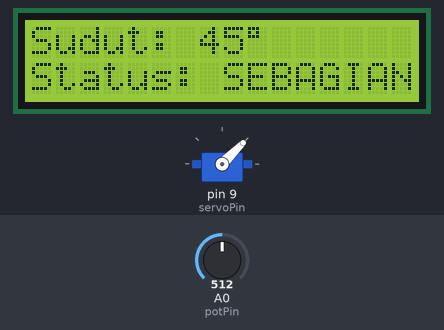
Bench run of a sketch on a simulated Arduino Uno, built with avr-gcc and run on an emulated ATmega328P. On the bench: servo, 16×2 character LCD. The test bench sets the inputs (shaded band); at power-on: A0 (potPin) = 512.

Above: at 2.2 s.
2.3 s: A0 (potPin) set to 13
At 2.9 s:
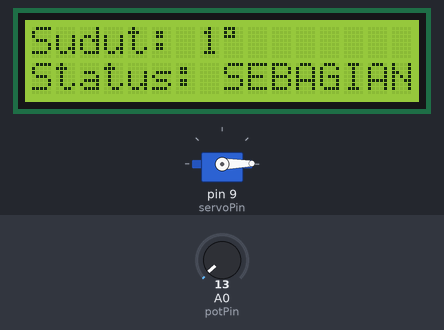
3.8 s: A0 (potPin) set to 10
At 4.9 s:
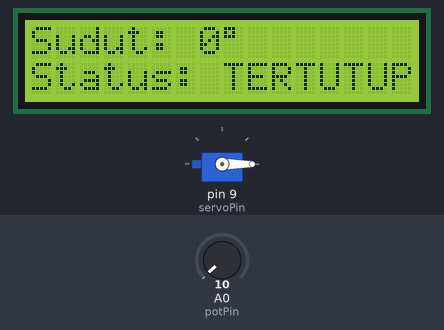
5.3 s: A0 (potPin) set to 1023
At 6.2 s:
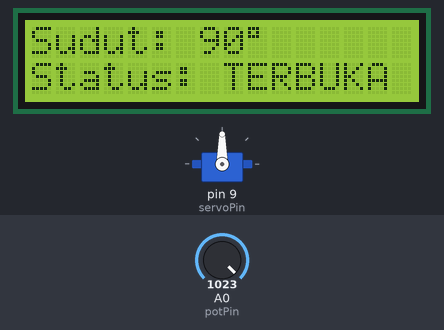
6.8 s: A0 (potPin) set to 1015
At 7.6 s:
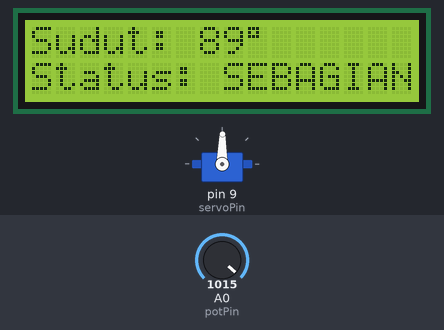
8.3 s: A0 (potPin) set to 900
At 9.5 s:
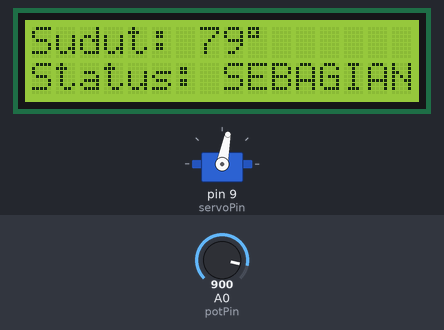
9.8 s: A0 (potPin) set to 306
At 10.9 s:
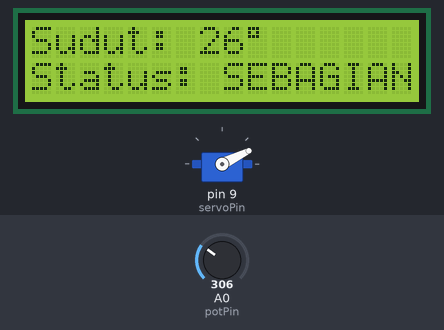
Timing chart, 0 to 12.3 s (numbered marks = the images above; inputs shaded):
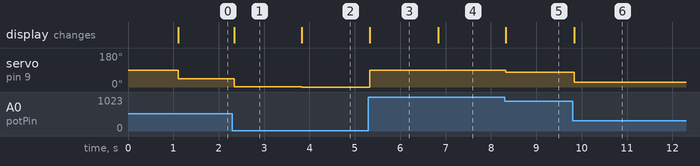

The sketch:

pintu_pintar.ino
```cpp
/*
  Pintu Pintar - kontrol sudut pintu 0-90 derajat
  Potensiometer -> Arduino -> Servo + LCD I2C
  Penulis: Ahmad Fauzi
*/

#include <Servo.h>
#include <Wire.h>
#include <LiquidCrystal_I2C.h>

Servo pintu;
LiquidCrystal_I2C lcd(0x27, 16, 2);  // ganti ke 0x3F jika LCD tidak tampil

const int potPin   = A0;
const int servoPin = 9;

int sudutLama = -1;

void setup() {
  pintu.attach(servoPin);
  lcd.init();
  lcd.backlight();
  lcd.setCursor(0, 0);
  lcd.print("Pintu Pintar");
  delay(1000);
  lcd.clear();
}

void loop() {
  int nilaiADC = analogRead(potPin);             // 0 - 1023
  int sudut    = map(nilaiADC, 0, 1023, 0, 90);  // 0 - 90 derajat
  sudut = constrain(sudut, 0, 90);

  pintu.write(sudut);

  // Perbarui LCD hanya saat sudut berubah
  if (sudut != sudutLama) {
    lcd.setCursor(0, 0);
    lcd.print("Sudut: ");
    lcd.print(sudut);
    lcd.print((char)223);  // simbol derajat
    lcd.print("   ");

    lcd.setCursor(0, 1);
    if (sudut == 0)       lcd.print("Status: TERTUTUP");
    else if (sudut >= 90) lcd.print("Status: TERBUKA ");
    else                  lcd.print("Status: SEBAGIAN");

    sudutLama = sudut;
  }
  delay(15);
}
```

Measured:
- the behaviour switches between 12 and 11 on A0 (potPin) (found by bisection; images 1 and 2)
- the behaviour switches between 1023 and 1022 on A0 (potPin) (found by bisection; images 3 and 4)
- after the input at 2.3 s, servo on pin 9 (servoPin): 45° → 1° at once; the display: changes at once (image 1)
- after the input at 3.8 s, servo on pin 9 (servoPin): 1° → 0° at once; the display: changes at once (image 2)
- after the input at 5.3 s, servo on pin 9 (servoPin): 0° → 90° at once; the display: changes at once (image 3)
- after the input at 6.8 s, servo on pin 9 (servoPin): 90° → 89° at once; the display: changes at once (image 4)
- after the input at 8.3 s, servo on pin 9 (servoPin): 89° → 79° at once; the display: changes at once (image 5)
- after the input at 9.8 s, servo on pin 9 (servoPin): 79° → 26° at once; the display: changes at once (image 6)
